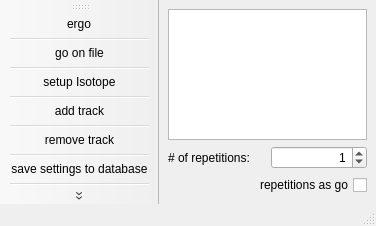
<?xml version="1.0" encoding="UTF-8"?>
<ui version="4.0">
 <class>MainWindowScanControl</class>
 <widget class="QMainWindow" name="MainWindowScanControl">
  <property name="geometry">
   <rect>
    <x>0</x>
    <y>0</y>
    <width>376</width>
    <height>226</height>
   </rect>
  </property>
  <property name="windowTitle">
   <string>Scan - undefined</string>
  </property>
  <property name="locale">
   <locale language="English" country="UnitedStates"/>
  </property>
  <property name="toolButtonStyle">
   <enum>Qt::ToolButtonTextBesideIcon</enum>
  </property>
  <widget class="QWidget" name="centralwidget">
   <layout class="QVBoxLayout" name="verticalLayout">
    <item>
     <widget class="QListWidget" name="listWidget"/>
    </item>
    <item>
     <layout class="QHBoxLayout" name="horizontalLayout">
      <item>
       <widget class="QLabel" name="label">
        <property name="text">
         <string># of repetitions:</string>
        </property>
       </widget>
      </item>
      <item>
       <widget class="QSpinBox" name="spinBox_num_of_reps">
        <property name="toolTip">
         <string>&lt;html&gt;&lt;head/&gt;&lt;body&gt;&lt;p&gt;each repetition will be a seperate file&lt;/p&gt;&lt;/body&gt;&lt;/html&gt;</string>
        </property>
        <property name="alignment">
         <set>Qt::AlignRight|Qt::AlignTrailing|Qt::AlignVCenter</set>
        </property>
        <property name="maximum">
         <number>10000</number>
        </property>
        <property name="singleStep">
         <number>1</number>
        </property>
        <property name="value">
         <number>1</number>
        </property>
       </widget>
      </item>
     </layout>
    </item>
    <item>
     <widget class="QCheckBox" name="checkBox_reps_as_go">
      <property name="layoutDirection">
       <enum>Qt::RightToLeft</enum>
      </property>
      <property name="text">
       <string>repetitions as go</string>
      </property>
     </widget>
    </item>
   </layout>
  </widget>
  <widget class="QStatusBar" name="statusbar"/>
  <widget class="QToolBar" name="toolBar">
   <property name="windowTitle">
    <string>toolBar</string>
   </property>
   <attribute name="toolBarArea">
    <enum>LeftToolBarArea</enum>
   </attribute>
   <attribute name="toolBarBreak">
    <bool>false</bool>
   </attribute>
   <addaction name="actionErgo"/>
   <addaction name="separator"/>
   <addaction name="actionGo_on_file"/>
   <addaction name="separator"/>
   <addaction name="actionSetup_Isotope"/>
   <addaction name="separator"/>
   <addaction name="actionAdd_Track"/>
   <addaction name="separator"/>
   <addaction name="action_remove_track"/>
   <addaction name="separator"/>
   <addaction name="actionSave_settings_to_database"/>
   <addaction name="separator"/>
   <addaction name="actionRe_open_plot_win"/>
  </widget>
  <action name="actionErgo">
   <property name="text">
    <string>ergo</string>
   </property>
   <property name="toolTip">
    <string>Starts a new measurement, as configured in the settings, Ctrl+G</string>
   </property>
   <property name="shortcut">
    <string>Ctrl+E</string>
   </property>
  </action>
  <action name="actionSetup_Isotope">
   <property name="text">
    <string>setup Isotope</string>
   </property>
   <property name="shortcut">
    <string>Ctrl+I</string>
   </property>
  </action>
  <action name="actionAdd_Track">
   <property name="text">
    <string>add track</string>
   </property>
  </action>
  <action name="actionSave_settings_to_database">
   <property name="icon">
    <iconset theme="save">
     <normaloff/>
    </iconset>
   </property>
   <property name="text">
    <string>save settings to database</string>
   </property>
   <property name="shortcut">
    <string>Ctrl+S</string>
   </property>
  </action>
  <action name="action_remove_track">
   <property name="text">
    <string>remove track</string>
   </property>
  </action>
  <action name="actionGo_on_file">
   <property name="text">
    <string>go on file</string>
   </property>
   <property name="toolTip">
    <string>continue running on an existing file with the same settings as in the file</string>
   </property>
   <property name="shortcut">
    <string>Ctrl+G</string>
   </property>
  </action>
  <action name="actionRe_open_plot_win">
   <property name="text">
    <string>re open plot win</string>
   </property>
  </action>
 </widget>
 <resources/>
 <connections/>
</ui>
